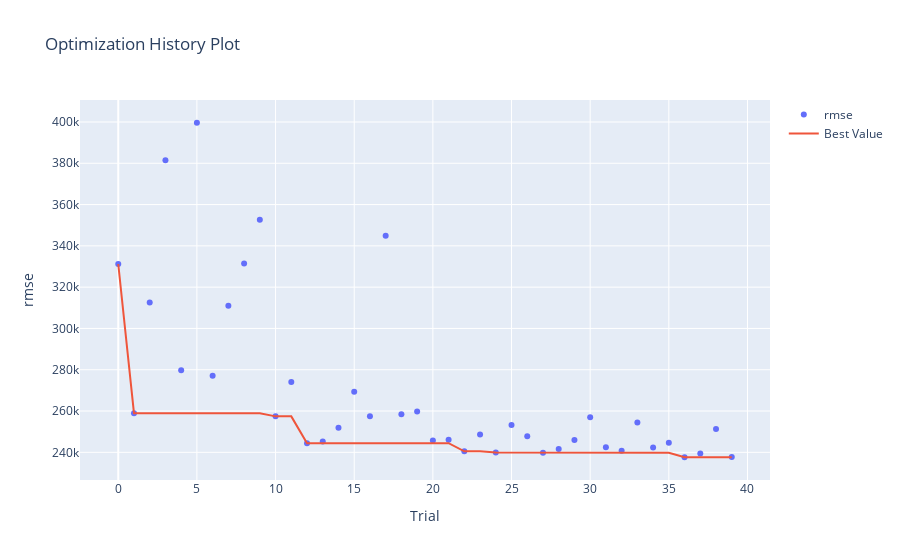

This figure's notebook cell:
### Code cell
optuna.visualization.plot_optimization_history(study, target_name="rmse")
